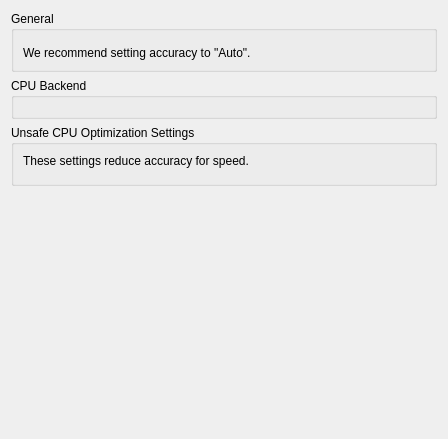
<?xml version="1.0" encoding="UTF-8"?>
<ui version="4.0">
 <class>ConfigureCpu</class>
 <widget class="QWidget" name="ConfigureCpu">
  <property name="geometry">
   <rect>
    <x>0</x>
    <y>0</y>
    <width>448</width>
    <height>439</height>
   </rect>
  </property>
  <property name="windowTitle">
   <string>Form</string>
  </property>
  <property name="accessibleName">
   <string>CPU</string>
  </property>
  <layout class="QVBoxLayout" name="vboxlayout_2" stretch="0">
   <item>
    <layout class="QVBoxLayout" name="vboxlayout">
     <property name="bottomMargin">
      <number>0</number>
     </property>
     <item>
      <widget class="QGroupBox" name="groupBox">
       <property name="title">
        <string>General</string>
       </property>
       <layout class="QVBoxLayout">
        <item>
         <widget class="QWidget" name="widget_accuracy" native="true">
          <layout class="QVBoxLayout" name="verticalLayout">
           <property name="leftMargin">
            <number>0</number>
           </property>
           <property name="topMargin">
            <number>0</number>
           </property>
           <property name="rightMargin">
            <number>0</number>
           </property>
           <property name="bottomMargin">
            <number>0</number>
           </property>
          </layout>
         </widget>
        </item>
        <item>
         <widget class="QLabel" name="label_recommended_accuracy">
          <property name="text">
           <string>We recommend setting accuracy to &quot;Auto&quot;.</string>
          </property>
          <property name="wordWrap">
           <bool>false</bool>
          </property>
         </widget>
        </item>
       </layout>
      </widget>
     </item>
     <item>
      <widget class="QGroupBox" name="backend_group">
       <property name="title">
        <string>CPU Backend</string>
       </property>
       <layout class="QVBoxLayout">
        <item>
         <widget class="QWidget" name="widget_backend" native="true">
          <layout class="QVBoxLayout" name="verticalLayout1">
           <property name="leftMargin">
            <number>0</number>
           </property>
           <property name="topMargin">
            <number>0</number>
           </property>
           <property name="rightMargin">
            <number>0</number>
           </property>
           <property name="bottomMargin">
            <number>0</number>
           </property>
          </layout>
         </widget>
        </item>
       </layout>
       <property name="visible">
        <bool>false</bool>
       </property>
      </widget>
     </item>
     <item>
      <widget class="QGroupBox" name="unsafe_group">
       <property name="title">
        <string>Unsafe CPU Optimization Settings</string>
       </property>
       <layout class="QVBoxLayout">
        <item>
         <widget class="QLabel" name="label_accuracy_description">
          <property name="text">
           <string>These settings reduce accuracy for speed.</string>
          </property>
          <property name="wordWrap">
           <bool>false</bool>
          </property>
         </widget>
        </item>
        <item>
         <widget class="QWidget" name="unsafe_widget" native="true">
          <layout class="QVBoxLayout" name="unsafe_layout">
           <property name="leftMargin">
            <number>0</number>
           </property>
           <property name="topMargin">
            <number>0</number>
           </property>
           <property name="rightMargin">
            <number>0</number>
           </property>
           <property name="bottomMargin">
            <number>0</number>
           </property>
          </layout>
         </widget>
        </item>
       </layout>
      </widget>
     </item>
     <item>
      <spacer name="verticalSpacer">
       <property name="orientation">
        <enum>Qt::Vertical</enum>
       </property>
       <property name="sizeType">
        <enum>QSizePolicy::Expanding</enum>
       </property>
       <property name="sizeHint" stdset="0">
        <size>
         <width>20</width>
         <height>40</height>
        </size>
       </property>
      </spacer>
     </item>
    </layout>
   </item>
  </layout>
 </widget>
 <resources/>
 <connections/>
</ui>
